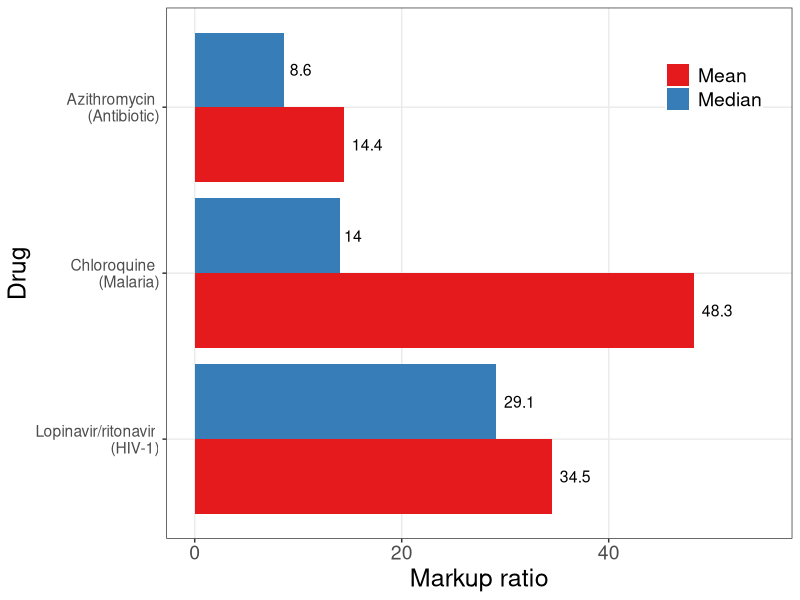
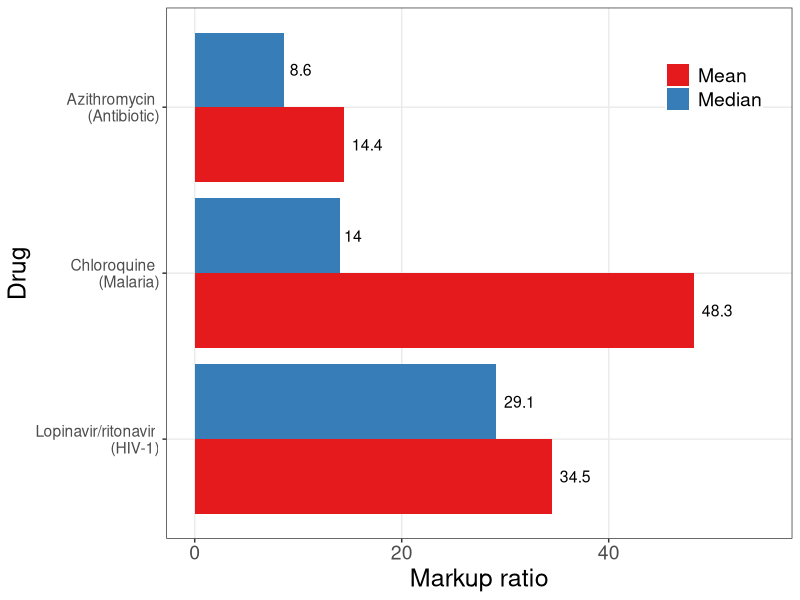

Recreate these plots in R, in order.
#' Scott Cohn
#' Markup Ratio Analysis
#' Paper: Minimum costs to manufacture new treatments for COVID-19
#' Authors: Andrew Hill, Junzheng Wang, Jacob Levi, Katie Heath, Joseph Fortunak
#' Journal: Journal of Virus Eradication 2020

# NOTE: List price (rounded to nearest USD$)

library(tidyverse)
library(plyr)

# Functions ---------------------------------------------------------------

estMarkup <- function(preTaxCost, tax, convRate){
  costAll = preTaxCost + (preTaxCost*convRate) + (preTaxCost*convRate*tax)
  
  return(costAll)
}

markupRatioFunc <- function(p, c){
  (p - c) / c
}

# Bowles Estimate ---------------------------------------------------------

tax = 0.27
preTaxCost = 18.01
convRate = 0.1

c_star = estMarkup(preTaxCost, tax, convRate)
print(c_star)

# Data Input --------------------------------------------------------------

## Lopinavir/ritonavir (lopRi)
# 14-day treatment course (400 mg once daily)

lopRi <- tibble(
  "drugID" = 1,
  "country" = c("USA_pharm", "USA_va", "SWE", "TUR", "UK", "FRA", "IND", "CHN", "ZAF"),
  "cost_lopRi" = c(503, 349, 172, 149, 144, 97, 40, 17, 15),
)

## Hydroxychloroquine (hyd)
# 14-day treatment course (400 mg once daily)

hyd <- tibble(
  "drugID" = 2,
  "country" = c("CHN", "USA_pharm", "MYS", "France", "UK", "SWE", "BGD", "TUR", "USA_va", "IND"),
  "cost_hyd" = c(19, 18, 7, 5, 4, 3, 3, 3, 3, 2)
)

## Chloroquine (chl)
# 14-day treatment course (155 mg once daily)

chl <- tibble(
  "drugID" = 3,
  "country" = c("USA_pharm", "UK", "CHN", "ZAF", "SWE", "MYS", "IND", "BGD"),
  "cost_chl" = c(93, 8, 5, 5, 4, 2, 1, 0.2)
)

## Azithromycin (azi)
# 14-day treatment course (500 mg once daily)

azi <- tibble(
  "drugID" = 4,
  "country" = c("USA_pharm", "FRA", "ZAF", "BRA", "USA_va", "SWE", "MYS", "UK", "CHN", "BGD", "IND"),
  "cost_avi" = c(63, 44, 35, 19, 17, 16, 11, 11, 7, 5, 5)
)

## Sofosbuvir/daclatasvir (sofDa)
# 14-day treatment course (400/60 mg once daily)

sofDa <- tibble(
  "drugID" = 5,
  "country" = c("USA_va", "UK", "FRA", "BRA", "BGD", "IND", "PAK"),
  "cost_sofDa" = c(18610, 7632, 4662, 4289, 166, 7, 6)
)

## Pirfenidone (pirf)
# 28-day treatment course (801 mg three times daily)

pirf <- tibble(
  "drugID" = 6,
  "country" = c("USA_pharm", "USA_va", "UK", "ZAF", "FRA", "SWE", "TUR", "CHN", "BGD", "IND"),
  "cost_pirf" = c(9606, 6513, 2561, 2490, 2344, 2196, 1499, 1379, 124, 100)
)

## Tocilizumab (toc)
# Single IV dose (560 mg)

toc <- tibble(
  "drugID" = 7,
  "country" = c("USA_pharm", "CHN", "USA_va", "UK", "IND", "BGD", "TUR", "EGY", "ZAF", "PAK"),
  "cost_toc" = c(3383, 1950, 1948, 914, 806, 690, 650, 606, 566, 510)
)

## General Estimates
# Single course
genEst <- tibble(
  "drugID" = seq(1:7),
  "drugName" = c("Lopinavir/ritonavir", "Hydroxychloroquine", "Chloroquine", "Azithromycin", "Sofosbuvir/daclatasvir", "Pirfenidone", "Tocilizumab"),
  "cost_genEst" = c(4, 1, 0.3, 1.4, 5, 31, NA)
  # "cost_genEst" = c(3.92, 1.12, 0.28, 1.4, 5.46, 30.52, NA) # 1/day*14
)

## Combine Dataframes

df <- as_tibble(join_all(list(azi, chl, hyd, lopRi, pirf, sofDa, toc), 
  by = c('country', 'drugID'), type = 'full')
)

dfCost <- left_join(df, genEst, "drugID") %>% 
  gather(3:9, key = "drugKey", value = "drugCostByCountry") %>% 
  drop_na("drugCostByCountry") %>% 
  drop_na("cost_genEst") %>% 
  filter(country != "USA_va") %>% # Remove USA VA
  select("drugID", "drugName", "country", "cost_genEst", "drugCostByCountry")

# Markup ------------------------------------------------------------------

# cbind markup ratio
dfCost <- dfCost  %>% 
  cbind(markupRatio = round(markupRatioFunc(p = dfCost[['drugCostByCountry']], c = dfCost[['cost_genEst']]), digits = 2)) 

# find averages
df_mean <- aggregate(dfCost$markupRatio, list(dfCost$drugName), mean) %>%
  dplyr::rename("mean" = "x") %>%
  dplyr::rename("drugName" = "Group.1") 

df_med <- aggregate(dfCost$markupRatio, list(dfCost$drugName), median) %>%
  dplyr::rename("median" = "x") %>%
  dplyr::rename("drugName" = "Group.1") 

# join averages into df
dfCostAvg <- left_join(df_mean, df_med, by = "drugName")

# left join averages with dfCost by drugID
dfCostAvg <- left_join(dfCostAvg, dfCost, by = "drugName") %>% 
  gather(2:3, key = "avgType", value = "avgVal")

# Visual ------------------------------------------------------------------

# avg markup by drug across ALL countries
drugNames <- c("Lopinavir/ritonavir", 
               "Chloroquine", "Azithromycin")
drugNameDisease <- c("Lopinavir/ritonavir \n (HIV-1)", 
                     "Chloroquine \n (Malaria)",
                     "Azithromycin \n (Antibiotic)")

dfCostAvg %>% 
  filter(drugID != 6) %>% # pirf (not manufactured at scale)
  filter(drugID != 2) %>% # hydrox (not manufactured at scale)
  filter(drugID != 5) %>% # outlier
  mutate(drugName = factor(drugName, levels = drugNames)) %>%
  ggplot(aes(x = factor(drugName), y = avgVal, fill = avgType)) +
  geom_bar(stat = "identity", position = "dodge") +
  scale_x_discrete(label = drugNameDisease) +
  scale_y_continuous(limits = c(0, 55)) +
  scale_fill_brewer(name = "", labels = c("Mean", "Median"), palette = "Set1") +
  labs(y = "Markup ratio", x = "Drug") +
  coord_flip() +
  geom_text(aes(label = round(avgVal, 1)), position = position_dodge(width = 0.9), 
            hjust = -0.25, size = 4, check_overlap = TRUE) +
  theme_bw() +
  theme(axis.title.x = element_text(size = 18),
        axis.title.y = element_text(size = 18),
        axis.text.x = element_text(size = 14),
        legend.title = element_blank(),
        panel.grid.minor = element_blank(),
        text = element_text(size = 14),
        legend.text = element_text(size = 14),
        legend.position = c(.875, .85),
        legend.margin = margin(1, 1, 1, 1)) 

ggsave("firmmarketsupply/avgMarkupAllCountries.pdf", width = 6, height = 3, units = "in")
